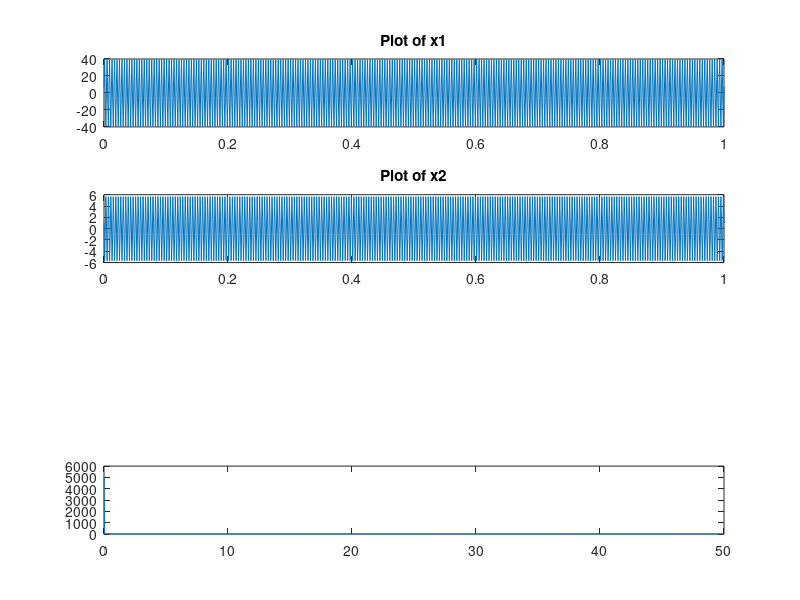

Reproduce this figure in MATLAB.
clc;
clear;
%1
fs=2000;
ts=1/fs;
N=8;
n=1:N;
x=5*sin(2*pi*1000*n*ts + pi/2);

%2
fs2 = 750;
ts2 = 1/fs2;
x2=5*sin(2*pi*1000*n*ts2 + pi/2);


%3
for m=0:length(x)-1
    real=0;
    imaginary=0;
    
    for i=0:N-1
        real=real+(x(i+1)*cos((2*pi*m*i)/N));
        imaginary=imaginary+(x(i+1)*sin((2*pi*m*i)/N));
    end;
    
    result(m+1)=real;
    result2(m+1)=imaginary;
    
end;

subplot(411);
for iter=1:N
  maginitiude(iter)=sqrt((result(iter)*result(iter))+(result2(iter)*result2(iter)));
  phase(iter) = tan(result/result2);
  if maginitiude(iter) >= 1
     a = maginitiude(iter);
     f = iter*(fs/N);
     disp('DE');
     disp(f);
     tt = 0:0.001:1;
     demo = a*sin(2*pi*f*tt + phase(iter));
     plot(tt,demo);
     hold on;
  end
end;
%stem(n,maginitiude);
title('Plot of x1');

%4
for m_=0:length(x2)-1
    real_=0;
    imaginary_=0;
    
    for i_=0:N-1
        real_=real_+(x2(i_+1)*cos((2*pi*m*i_)/N));
        imaginary_=imaginary_+(x2(i_+1)*sin((2*pi*m*i_)/N));
    end;
    
    result_(m+1)=real_;
    result2_(m+1)=imaginary_;
    
end;

subplot(412);
for iter_=1:N
  maginitiude_(iter_)=sqrt((result_(iter_)*result_(iter_))+(result2_(iter_)*result2_(iter_)));
  phase_(iter_) = tan(result_/result2_);
  if maginitiude_(iter_) > 0
     a = maginitiude_(iter_);
     f = iter_*(fs2/N);
     tt_ = 0:0.001:1;
     demo_ = a*sin(2*pi*f*tt_ + phase(iter_));
     plot(tt_,demo_);
     hold on;
  end
end;
%stem(n,maginitiude_);
title('Plot of x2');

%5

%6
t = 0:0.01:10;                     
X = 5*sin(2*pi*1000*t + pi/2);
% subplot(414);
% plot(t,x)

y = fft(X);     
f = (0:length(y)-1)*50/length(y);

subplot(414);
plot(f,abs(y));